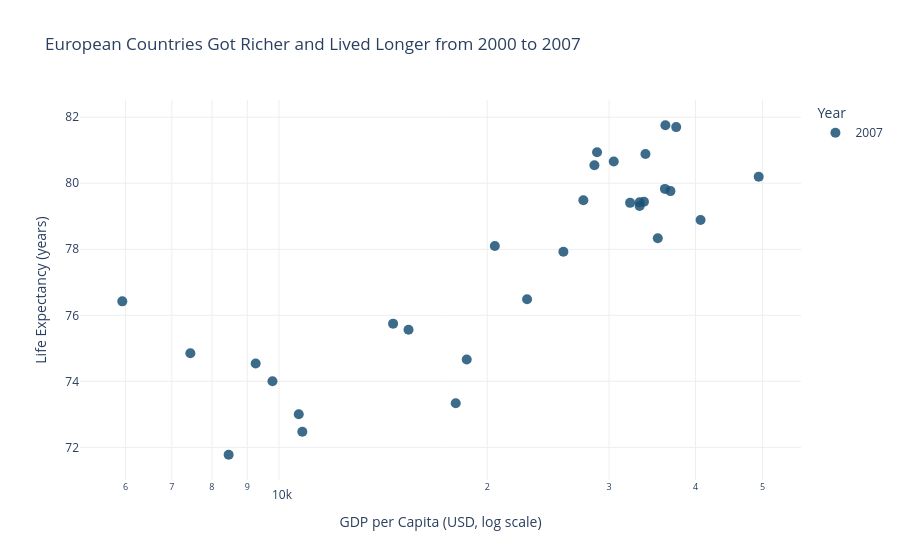

Notebook code for this chart:
### Markdown cell above
## Task 1 — Scatter: life expectancy change over time

**What to build:** A scatter showing **GDP per capita vs life expectancy** for **two years** (2000 and 2007) to show how both moved — use **colour for year** (just 2 colours), **one continent only**.

Choose any continent except Africa (that was the example). Highlight the change direction.

> 💡 Filter: `df.loc[df['continent'] == 'YOUR_CHOICE']` then filter years

### Code cell
# Task 1
# YOUR CODE HERE
df_europe = df.loc[
    (df['continent'] == 'Europe') & (df['year'].isin([2000, 2007]))
].copy()

df_europe['year'] = df_europe['year'].astype(str)

fig1 = px.scatter(
    df_europe,
    x='gdpPercap',
    y='lifeExp',
    color='year',
    color_discrete_map={'2000': '#90b4ce', '2007': '#1a5276'},  # 2 colours only
    hover_name='country',
    log_x=True,                                                  # Rule 4: log scale
    labels={
        'gdpPercap': 'GDP per Capita (USD, log scale)',
        'lifeExp': 'Life Expectancy (years)',
        'year': 'Year'
    },
    title='European Countries Got Richer and Lived Longer from 2000 to 2007',  # Rule 5: insight title
)

fig1.update_traces(marker=dict(size=10, opacity=0.85))
fig1.update_layout(
    legend_title_text='Year',
    plot_bgcolor='white',
    xaxis=dict(showgrid=True, gridcolor='#eeeeee'),
    yaxis=dict(showgrid=True, gridcolor='#eeeeee'),
)

fig1.show()

### Figure 1 — Plotly figure (JSON) as saved in the notebook; plotly's stock layout.template omitted (floating-point values rounded to 4 significant figures)
{"data": [{"hovertemplate": "<b>%{hovertext}</b><br><br>Year=2007<br>GDP per Capita (USD, log scale)=%{x}<br>Life Expectancy (years)=%{y}<extra></extra>", "hovertext": ["Albania", "Austria", "Belgium", "Bosnia and Herzegovina", "Bulgaria", "Croatia", "Czech Republic", "Denmark", "Finland", "France", "Germany", "Greece", "Hungary", "Iceland", "Ireland", "Italy", "Montenegro", "Netherlands", "Norway", "Poland", "Portugal", "Romania", "Serbia", "Slovak Republic", "Slovenia", "Spain", "Sweden", "Switzerland", "Turkey", "United Kingdom"], "legendgroup": "2007", "marker": {"color": "#1a5276", "opacity": 0.85, "size": 10, "symbol": "circle"}, "mode": "markers", "name": "2007", "orientation": "v", "showlegend": true, "type": "scatter", "x": [5937.0, 36130.0, 33690.0, 7446.0, 10680.0, 14620.0, 22830.0, 35280.0, 33210.0, 30470.0, 32170.0, 27540.0, 18010.0, 36180.0, 40680.0, 28570.0, 9254.0, 36800.0, 49360.0, 15390.0, 20510.0, 10810.0, 9787.0, 18680.0, 25770.0, 28820.0, 33860.0, 37510.0, 8458.0, 33200.0], "xaxis": "x", "y": [76.42, 79.83, 79.44, 74.85, 73.0, 75.75, 76.49, 78.33, 79.31, 80.66, 79.41, 79.48, 73.34, 81.76, 78.89, 80.55, 74.54, 79.76, 80.2, 75.56, 78.1, 72.48, 74.0, 74.66, 77.93, 80.94, 80.88, 81.7, 71.78, 79.42], "yaxis": "y"}], "layout": {"legend": {"title": {"text": "Year"}, "tracegroupgap": 0}, "plot_bgcolor": "white", "title": {"text": "European Countries Got Richer and Lived Longer from 2000 to 2007"}, "xaxis": {"anchor": "y", "domain": [0, 1], "gridcolor": "#eeeeee", "showgrid": true, "title": {"text": "GDP per Capita (USD, log scale)"}, "type": "log"}, "yaxis": {"anchor": "x", "domain": [0, 1], "gridcolor": "#eeeeee", "showgrid": true, "title": {"text": "Life Expectancy (years)"}}}}
